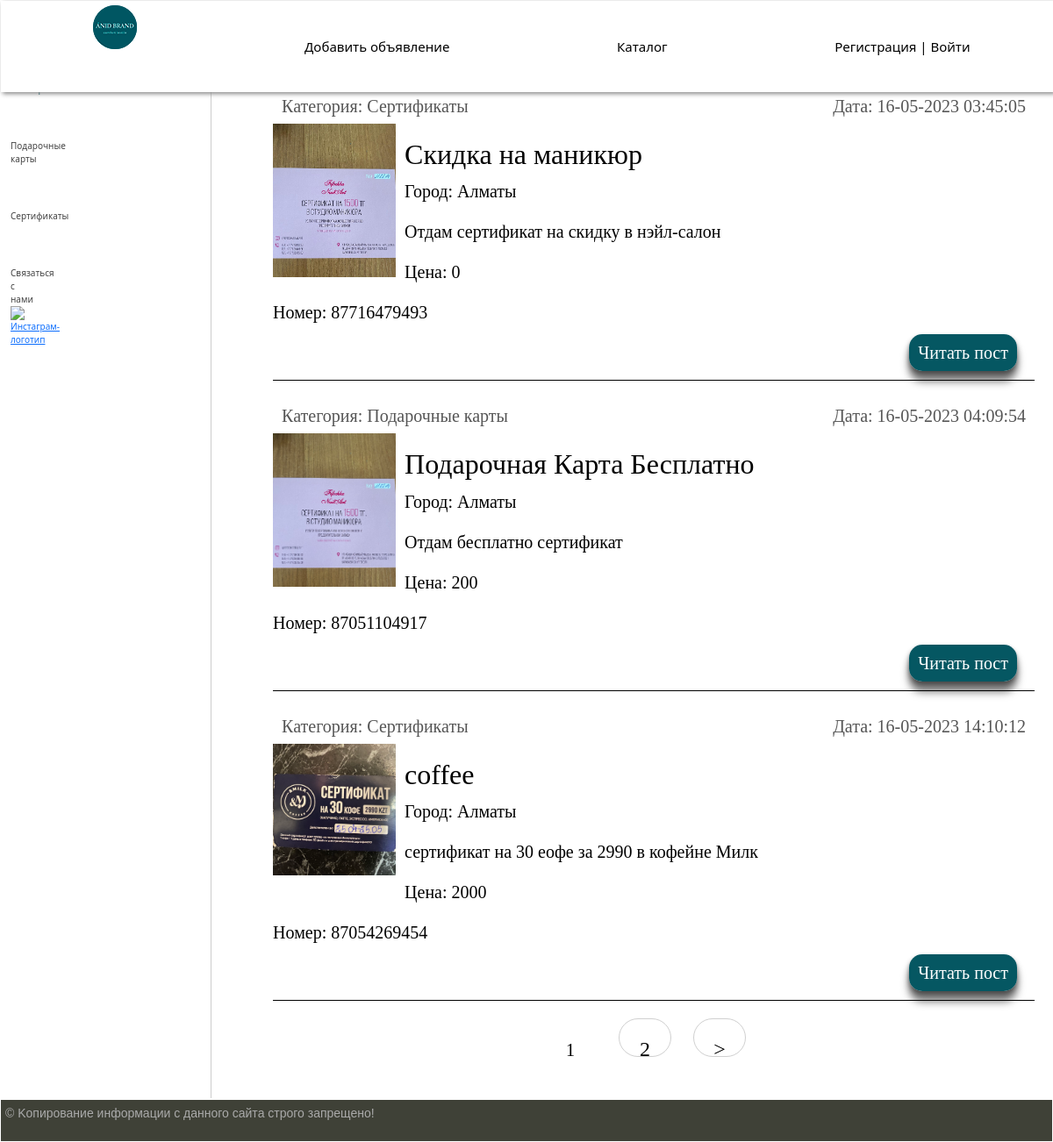
The page / on the database its author committed.
### women/models.py (models this page shows, shortened)
class Category(models.Model):
    name = models.CharField(max_length=100, db_index=True, verbose_name='Категория')
    slug = models.SlugField(max_length=255, unique=True, db_index=True, verbose_name="URL")
    def __str__(self):
        return self.name
    def get_absolute_url(self):
        return reverse('category', kwargs={'cat_slug': self.slug})
    class Meta:
        verbose_name = 'Категория'
        verbose_name_plural = 'Категории'
        ordering = ['id']

class Women(models.Model):
    title = models.CharField(max_length=255, verbose_name='Название')
    slug = models.SlugField(max_length=255, unique=True, db_index=True, verbose_name="URL")
    content = models.TextField(blank=True, verbose_name='Содержание')
    city = models.TextField(blank=True, verbose_name='Ваш город')
    phone = models.IntegerField(blank=True, verbose_name='Телефон')
    price = models.IntegerField(blank=True, verbose_name='Ваша цена')
    photo = models.ImageField(upload_to="photos/%Y/%m/%d/", verbose_name='Фото')
    time_create = models.DateTimeField(auto_now_add=True, verbose_name='Время создания')
    time_update = models.DateTimeField(auto_now=True, verbose_name='Время изменения')
    is_published = models.BooleanField(default=True, verbose_name='Публикация')
    cat = models.ForeignKey('Category', on_delete=models.PROTECT, verbose_name='Категории')
    def get_absolute_url(self):
        return reverse('post', kwargs={'post_slug': self.slug})
    class Meta:
        verbose_name = 'Все категории'
        verbose_name_plural = 'Все категории'
        ordering = ['time_create', 'title']

### women/views.py (the view)
# urls.py: path('', WomenHome.as_view(), name='home'),
class WomenHome(DataMixin, ListView):
    model = Women
    template_name = 'women/index.html'
    context_object_name = 'posts'
    def get_context_data(self, *, object_list=None, **kwargs):
        context = super().get_context_data(**kwargs)
        c_def = self.get_user_context(title="Главная страница")
        return dict(list(context.items()) + list(c_def.items()))
    def get_queryset(self):
        return Women.objects.filter(is_published=True)

### women/utils.py (called while the page is built)
    def get_user_context(self, **kwargs):
        context = kwargs
        cats = Category.objects.annotate(Count('women'))
        context['menu'] = menu
        context['cats'] = cats
        if 'cat_selected' not in context:
            context['cat_selected'] = 0
        return context

### women/templates/women/index.html (shortened to what this page needs)
{% extends 'women/base.html' %}
{% block content %}
<ul class="list-articles">
	{% for p in posts %}
			<li><div class="article-panel">
    <p class="first">Категория: {{ p.cat }}</p>
    <p class="last">Дата: {{ p.time_update|date:"d-m-Y H:i:s" }}</p>
</div>
                {% if p.photo %}
    <p><img class="img-article-left thumb" src="{{ p.photo.url }}"></p>
{% endif %}
                <h2>{{p.title}}</h2>
	{% autoescape on %}
    <p>Город: {{ p.city }}</p>
	{{p.content|linebreaks|truncatewords:50}}
    <p>Цена: {{ p.price }}</p>
    <p>Номер: {{ p.phone }}</p>
	{% endautoescape %}
			<p class="link-read-post"><a href="{{ p.get_absolute_url }}">Читать пост</a></p>
			</li>
	{% endfor %}
</ul>
{% endblock %}

### women/templates/women/base.html (shortened to what this page needs)
{% load static %}
{% load women_tags %}
<!DOCTYPE html>
<html>
<head>
	<link type="text/css" href="{% static 'women/css/styles.css' %}" rel="stylesheet" />
    <link rel="stylesheet" href="https://cdn.jsdelivr.net/npm/bootstrap@5.2.3/dist/css/bootstrap.min.css">
</head>
<body>
<table class="table-page" border-width=0 padding="0" border-pacing="0">
<tr><td vertical-align=top>
{% block mainmenu %}
		<div class="header">
			<ul id="mainmenu" class="mainmenu">
			<li class="logo"><a href="{% url 'home' %}"><div class="logo"></div></a></li>
            {% for m in menu %}
            {% if m.url_name != 'about' %}
            <li><a href="{% url m.url_name %}">{{m.title}}</a></li>
            {% endif %}
            {% endfor %}
                {% if request.user.is_authenticated %}
                <li class="last"> {{ user.username }} | <a href="{% url 'logout' %}">Выйти</a></li>
                {% else %}
                <li class="last"><a href="{% url 'register' %}">Регистрация</a> | <a href="{% url 'login' %}">Войти</a></li>
                {% endif %}
			</ul>
		</div>
{% endblock mainmenu %}
<table class="table-content" border-width=0 padding="0" border-pacing="0">
<tr>
<td vertical-align="top" class="left-chapters">
	<ul id="leftchapters">
{% if cat_selected == 0 %}
        <li class="selected">Все категории</li>
{% else %}
        <li><a href="{% url 'home' %}">Все категории</a></li>
{% endif %}
{% for c in cats %}
{% if c.women__count > 0 %}
    {% if c.pk == cat_selected %}
        <li class="selected">{{ c.name }}</li>
    {% else %}
        <li><a href="{{ c.get_absolute_url }}">{{ c.name }}</a></li>
    {% endif %}
{% endif %}
{% endfor %}
		<li class="share">
		<li><a href="https://www.instagram.com/dssv_di/">Связаться с нами</a></li>
        <a class="share-yt" href="https://www.instagram.com/dssv_di/">
            <img src="{% static 'women/images/share_yt.png' %}" width="80px" height="50" alt="Инстаграм-логотип">
        </a>
        </li>
	</ul>
</td>
<td vertical-align="top" class="content">
	<div class="content-text">
{% block content %}
{% endblock %}
{% if page_obj.has_other_pages %}
<nav class="list-pages">
    <ul>
        {% for p in paginator.page_range %}
        {% if page_obj.number == p %}
        <li class="page-num page-num-selected">{{ p }}</li>
        {% elif p >= page_obj.number|add:-2 and p <= page_obj.number|add:2 %}
        <li class="page-num">
            <a href="?page={{ p }}">{{ p }}</a>
        </li>
        {% endif %}
        {% endfor %}
{% if page_obj.has_next %}
<li class="page-num">
    <a href="?page={{ page_obj.next_page_number }}">&gt;</a>
</li>
{% endif %}
    </ul>
</nav>
{% endif %}
	</div>
</td></tr></table>
</td></tr>
<tr><td verticalalign=top>
	<div id="footer">
		<p>&copy; Kопирование информации с данного сайта строго запрещено!</p>
	</div>
</td></tr></table>
</body>
</html>

### women/static/women/css/styles.css (style rules this page uses)
html, body { font-family: 'Arial'; margin: 0; padding: 0; height: 100%; width: 100%; color: #444; }
a { color: #055762; text-decoration: none; }
img { max-width: 600px; height: auto; }
img.img-article-left { max-width: 300px; height: auto; float: left; padding: 0 10px 10px 0; }
img.img-article-left.thumb { max-width: 150px; height: auto; }
p.link-read-post { text-align: right; }
p.link-read-post a { margin-right: 20px; padding: 10px; min-width: 100px; background: #055762; color: #fff; text-decoration: none; border-radius: 15px; box-shadow: 0 12px 10px rgba(0, 0, 0, 0.5), 0 5px 7px rgba(0, 0, 0, 0.3), 0 2px 4px rgba(0, 0, 0, 0.2); }
div.article-panel { padding: 5px 10px 5px 10px; box-sizing: border-box; overflow: hidden; color: #555; }
div.article-panel p.first { margin: 0; float: left; }
div.article-panel p.last { margin: 0; float: right; }
ul.list-articles { list-style: none; margin: 0; padding: 0; }
ul.list-articles li { margin-top: 20px; border-bottom: 1px solid black; }
.table-page { width: 100%; height: 100%; vertical-align: top; }
.table-page tr { height: 100%; }
.header { background: #ffffff; box-shadow: 2px 2px 5px #888888; position: fixed; height: 8%; width: 100%; z-index: 1; }
.logo { background: url('../images/logo-50.png') no-repeat 10px 5px; width: 60px; height: 100%; }
ul.mainmenu { list-style: none; margin: 0; padding: 0; height: 100%; color: #000000; font-size: 15px; overflow: hidden; display: flex; justify-content: space-around; align-items: center; }
ul.mainmenu li { float: left; }
ul.mainmenu li.logo { margin: 0; }
ul.mainmenu li.last { float: right; }
ul.mainmenu li a { color: #000000; text-decoration: none; text-align: center; }
.table-content { width: 100%; min-height: 100%; height: 100%; }
.left-chapters { margin: 0; background: #ffffff; border-right: 1px solid #ccc; min-height: 100%; }
@media only screen and (max-width: 1200px) { .left-chapters { width: calc(20%); } }
.left-chapters ul { margin-top: 50px; width: 20%; min-height: 100%; padding: 10px 10px 10px 10px; list-style: none; font-size: 10px; }
.left-chapters ul li { margin: 30px 0 0 0; color: #999; margin-top: 50px; }
.left-chapters ul li.selected { color: #055762; margin-top: 50px; }
.left-chapters ul li a { color: #444; text-decoration: none; }
.left-chapters ul li.share { margin: 20px 0 0 0; }
.content { padding: 40px 20px 20px 40px; width: 100%; box-sizing: border-box; }
.content-text { margin: 60px 0 0 30px; color: #000; font-size: 20px; font-family: Yandex Sans Display Light; }
#footer { box-sizing: border-box; background: #3F4137; padding: 5px; color: #aaa; font-size: 14px; font-family: Verdana, Geneva, Arial, Helvetica; text-align: left; overflow: hidden; }
.list-pages { text-align: center; margin: 0 0 20px 0; }
.list-pages ul { margin: 20px 0 0 0; padding: 0; list-style: none; }
.list-pages ul li { display: inline-block; margin: 0 20px 0 0; }
.list-pages a { color: #000; font-size: 24px; text-decoration: none; }
.list-pages .page-num, .page-num-selected { display: inline-block; width: 60px; height: 44px; padding: 16px 0 0 0; border: 1px solid #d0d0d0; border-radius: 30px; }
.list-pages .page-num-selected { border: none; color: #000; font-size: 20px; }

### rows shown on the page
Category: name "Подарочные карты"
Category: name "Сертификаты"
Women: cat "Сертификаты", time_update "16-05-2023 03:45:05", photo (picture), title "Скидка на маникюр", city "Алматы", content "Отдам сертификат на скидку в нэйл-салон", price "0", phone "87716479493"
Women: cat "Подарочные карты", time_update "16-05-2023 04:09:54", photo (picture), title "Подарочная Карта Бесплатно", city "Алматы", content "Отдам бесплатно сертификат", price "200", phone "87051104917"
Women: cat "Сертификаты", time_update "16-05-2023 14:10:12", photo (picture), title "coffee", city "Алматы", content "сертификат на 30 еофе за 2990 в кофейне Милк", price "2000", phone "87054269454"

### other values the page prints
{{ m.title }} "Добавить объявление" "Каталог"
{{ p }} "1"
{{ p }} "2"
